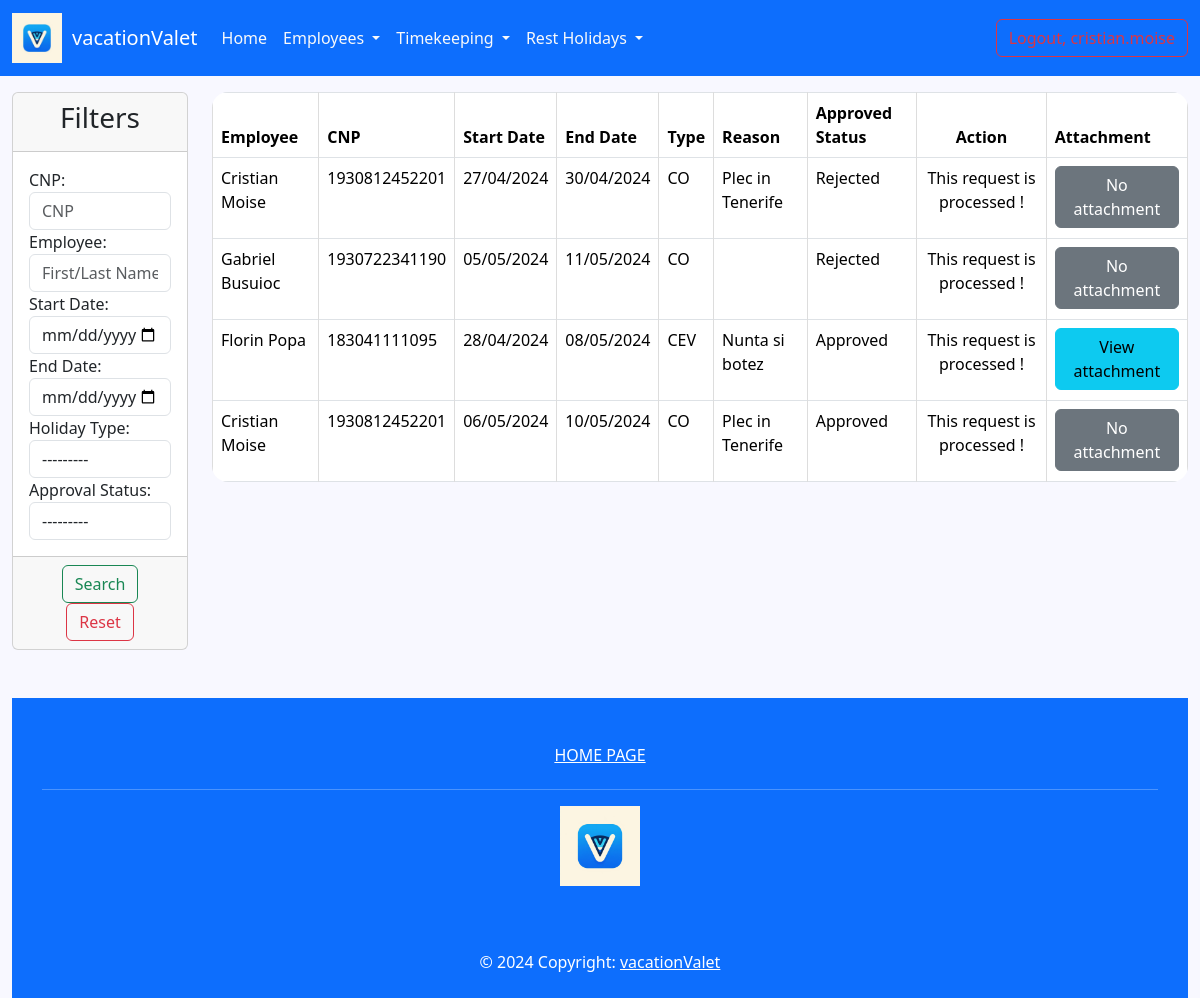
Before: /list_requests/ (signed in) with the older database file.
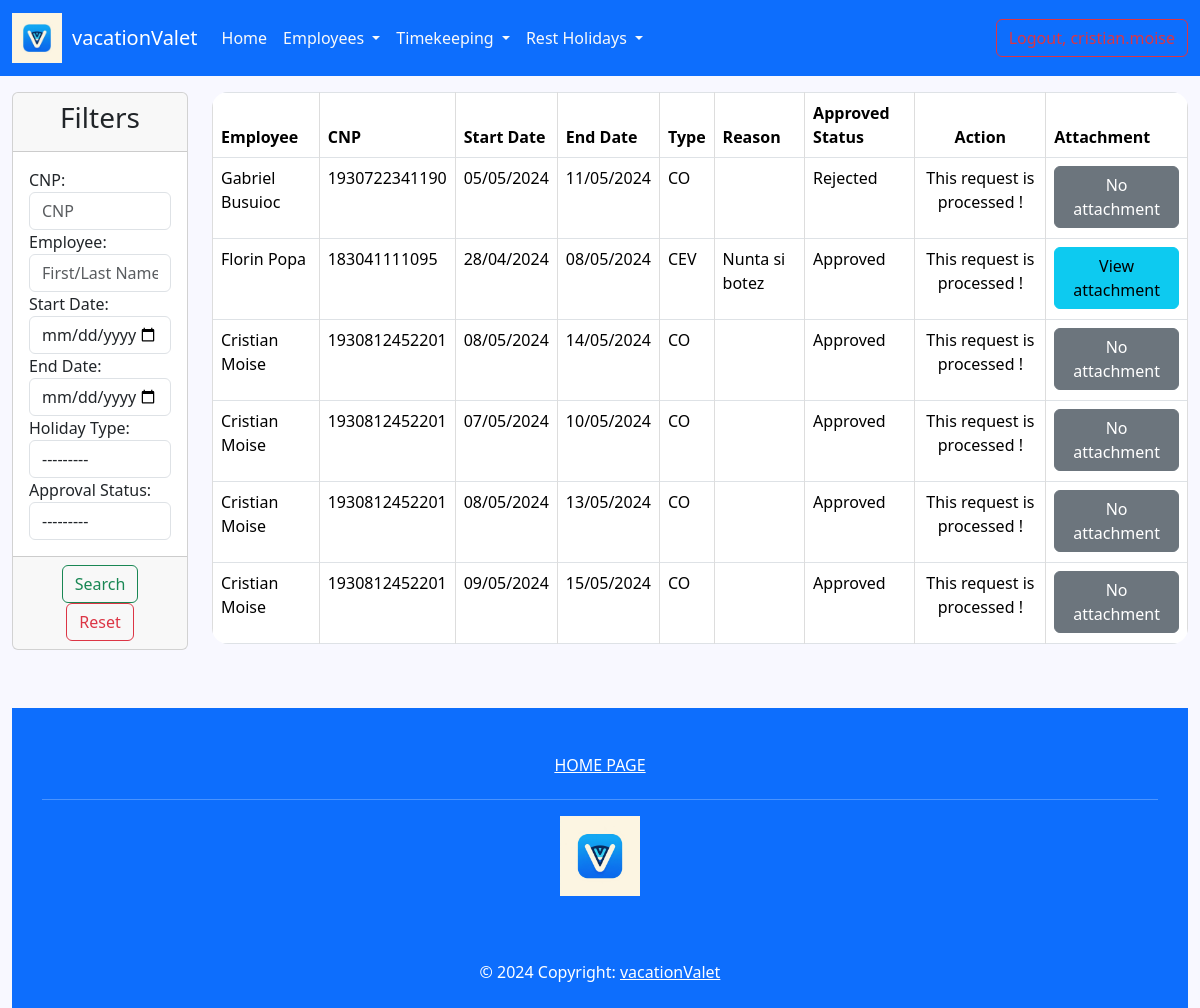
After: the same page with the newer database file.
### employee/models.py (models this page shows, shortened)
class HolidayRequest(models.Model):
    TYPE_CHOICES = (
        ('co', 'CO'),
        ('cev', 'CEV')
    )
    APPROVAL_CHOICES = (
        ('pending', 'Pending'),
        ('approved', 'Approved'),
        ('rejected', 'Rejected'),
    )
    employee = models.ForeignKey(Employee, on_delete=models.CASCADE)
    start_date = models.DateField()
    end_date = models.DateField()
    type = models.CharField(max_length=50, choices=TYPE_CHOICES)
    attachment = models.FileField(upload_to='holiday_request/', null=True, blank=True)
    reason = models.TextField(null=True, blank=True)
    approval_status = models.CharField(max_length=50, choices=APPROVAL_CHOICES, default='pending')

class Employee(AbstractUser):
    GENDER_OPTIONS = (
        ('male', 'Male'),
        ('female', 'Female')
    )
    cnp = models.IntegerField(blank=False, null=True, unique=True)
    gender = models.CharField(max_length=6, choices=GENDER_OPTIONS, null=True)
    birth_date = models.DateField(null=True, blank=False)
    departament = models.ForeignKey(Department, on_delete=models.CASCADE, null=True)
    start_date = models.DateField(null=True)
    end_date = models.DateField(null=True, blank=True)
    notice_date = models.DateField(null=True, blank=True)
    address = models.TextField(blank=True, null=True)
    is_supervisor = models.BooleanField(default=False, blank=True, null=True)
    days_off = models.IntegerField(blank=True, null=True)
    created_at = models.DateTimeField(auto_now_add=True)
    updated_at = models.DateTimeField(auto_now=True)
    @property
    def is_supervisor(self):
        return Department.objects.filter(supervisor=self).exists()

### employee/views.py (the view)
# urls.py: path('list_requests/', views.HolidayRequestListView.as_view(), name='list-requests'),
class HolidayRequestListView(LoginRequiredMixin, ListView):
    template_name = 'rest_holidays/holiday_request_list.html'
    model = HolidayRequest
    context_object_name = 'holiday_requests'
    def get_queryset(self):
        if self.request.user.is_superuser:
            return HolidayRequest.objects.all()
        else:
            departaments = Department.objects.filter(supervisor=self.request.user)
            members = Employee.objects.filter(department__in=departaments)
            requests = HolidayRequest.objects.filter(employee__in=members)
            return requests
    def get_context_data(self, **kwargs):
        data = super().get_context_data(**kwargs)
        requests = HolidayRequest.objects.all()
        myfilter = HolidayFilter(self.request.GET, queryset=requests)
        requests = myfilter.qs
        data['holiday_requests'] = requests
        data['filter'] = myfilter.form
        return data

### templates/rest_holidays/holiday_request_list.html (shortened to what this page needs)
{% extends 'base.html' %}
{% load static %}
{% block head %}
    <link rel="stylesheet" type="text/css" href="{% static 'css/add_leave_request/approve_leave_request.css' %}">
{% endblock %}
{% block content %}
    <div class="container-fluid">
        <div class="row">
            <div class="col-md-2 gy-3">
                <div class="card">
                    <div class="card-header">
                        <h3 class="text-center">Filters</h3>
                    </div>
                    <form method="get">
                        <div class="card-body">
                            {{ filter }}
                        </div>
                        <div class="card-footer text-center">
                            <button type="submit" class="btn btn-outline-success">Search</button>
                            <a href="{% url 'list-requests' %}" class="btn btn-outline-danger">Reset</a>
                        </div>
                    </form>
                </div>
            </div>
            <div class="col-md-10 gy-3">
                <table class="table table-bordered rounded-table">
                    <thead>
                    <tr>
                        <th>Employee</th>
                        <th>CNP</th>
                        <th>Start Date</th>
                        <th>End Date</th>
                        <th>Type</th>
                        <th>Reason</th>
                        <th>Approved Status</th>
                        <th class="text-center">Action</th>
                        <th>Attachment</th>
                    </tr>
                    </thead>
                    <tbody>
                    {% for holiday in holiday_requests %}
                        <tr>
                            <td>{{ holiday.employee.first_name }} {{ holiday.employee.last_name }}</td>
                            <td>{{ holiday.employee.cnp }}</td>
                            <td>{{ holiday.start_date|date:'d/m/Y' }}</td>
                            <td>{{ holiday.end_date|date:'d/m/Y' }}</td>
                            <td>
                                {% for option in holiday.TYPE_CHOICES %}
                                    {% if option.0 == holiday.type %}
                                        {{ option.1 }}
                                    {% endif %}
                                {% endfor %}
                            </td>
                            <td>{{ holiday.reason }}</td>
                            <td>
                                {% for option in holiday.APPROVAL_CHOICES %}
                                    {% if option.0 == holiday.approval_status %}
                                        {{ option.1 }}
                                    {% endif %}
                                {% endfor %}
                            </td>
                            <td class="text-center">
                                    {% if holiday.approval_status == 'pending' %}
                                        <form method="post" action="{% url 'approve-request' %}">
                                            {% csrf_token %}
                                            <input type="hidden" name="id" value="{{ holiday.id }}">
                                            <button type="submit" class="btn btn-success btn-approve" name="approve"
                                                    value="1">
                                                Approve
                                            </button>
                                            <button type="submit" class="btn btn-danger btn-reject" name="reject" value="1">
                                                Reject
                                            </button>
                                        </form>
                                    {% else %}
                                        <p>This request is processed ! </p>
                                    {% endif %}
                            </td>
                            <td>
                                {% if holiday.attachment %}
                                    <a href="{{ holiday.attachment.url }}" target="_blank" class="btn btn-info">View attachment</a>
                                {% else %}
                                    <a class="btn btn-secondary">No attachment</a>
                                {% endif %}
                            </td>
                        </tr>
                        </tbody>
                    {% endfor %}
                </table>
            </div>
{% endblock %}

### templates/base.html (shortened to what this page needs)
{% load static %}
<!DOCTYPE html>
<html lang="en">
<head>
    {% block head %} {% endblock %}
    <link href="https://cdn.jsdelivr.net/npm/bootstrap@5.3.3/dist/css/bootstrap.min.css" rel="stylesheet"
>
</head>
<body style="background-color: ghostwhite">
{% include 'navbar.html' %}
{% block content %} {% endblock %}
</body>
<div>
    <footer class="text-center text-white bg-primary" style="height: 300px">
        <div class="container">
            <section class="mt-5">
                <div class="row text-center d-flex justify-content-center pt-5">
                    <div class="col-md-2">
                        <h6 class="text-uppercase font-weight-bold">
                            <a href="{% url 'home_page' %}" class="text-white">Home Page</a>
                        </h6>
                    </div>
                </div>
            </section>
            <hr class="my-3"/>
            <section class="mb-5">
                <img src="{% static "images/vacation_valet_logo.jpeg" %}" width="80" height="80" alt="No Image">
            </section>
        </div>
        <div
                class="text-center p-3 bg-primary"
        >
            © 2024 Copyright:
            <a class="text-white" href="https://vacationvalet.pythonanywhere.com/"
            >vacationValet</a
            >
        </div>
    </footer>
</div>
</html>

### templates/navbar.html (shortened to what this page needs)
{% load static %}
<link rel="stylesheet" type="text/css" href="{% static 'css/navbar/navbar.css' %}">
<nav class="navbar navbar-expand-lg bg-primary">
    <div class="container-fluid">
        <a class="navbar-brand" style="display: flex; align-items: center;">
            <img src="{% static "images/vacation_valet_logo.jpeg" %}" width="50" height="50"
                 class="d-inline-block align-text-center m-0 p-0" alt="Logo">
            <span style="margin-left: 10px; color:white;">vacationValet</span>
        </a>
        {% if user.is_authenticated %}
        <div class="collapse navbar-collapse" id="navbarSupportedContent">
            <ul class="navbar-nav me-auto mb-2 mb-lg-0">
                <li class="nav-item">
                    <a class="nav-link active text-light" aria-current="page" href="{% url 'home_page' %}">Home</a>
                </li>
                <li class="nav-item dropdown">
                    <a class="nav-link dropdown-toggle text-light" href="#" role="button" data-bs-toggle="dropdown"
                       aria-expanded="false">
                        Employees
                    </a>
                </li>
                <li class="nav-item dropdown">
                    <a class="nav-link dropdown-toggle text-light" href="#" role="button" data-bs-toggle="dropdown"
                       aria-expanded="false">
                        Timekeeping
                    </a>
                </li>
                <li class="nav-item dropdown">
                    <a class="nav-link dropdown-toggle text-light" href="#" role="button" data-bs-toggle="dropdown"
                       aria-expanded="false">
                        Rest Holidays
                    </a>
                </li>
            </ul>
                <form method="POST" action="{% url 'logout' %}">
                    <button type="submit" class="btn btn-outline-danger" id="logout">Logout, {{ user.username }}</button>
                </form>
            {% else %}
                <div>
                    <a href="{% url 'login' %}" class="btn btn-light">Login</a>
                </div>
            {% endif %}
        </div>
    </div>
</nav>

### static/css/add_leave_request/approve_leave_request.css (style rules this page uses)
.rounded-table { border-collapse: collapse; width: 100%; }
.rounded-table th, .rounded-table td { border: 1px solid #dddddd; text-align: left; padding: 8px; }
.rounded-table th { background-color: #f2f2f2; }
.rounded-table { border-radius: 1rem; overflow: hidden; }

Changed rows visible on the page:
removed HolidayRequest: employee.first_name "Cristian", employee.last_name "Moise", employee.cnp "1930812452201", start_date "27/04/2024", end_date "30/04/2024", option "CO", reason "Plec in Tenerife", option "Rejected", approval_status "This request is processed !", attachment "No attachment"
removed HolidayRequest: employee.first_name "Cristian", employee.last_name "Moise", employee.cnp "1930812452201", start_date "06/05/2024", end_date "10/05/2024", option "CO", reason "Plec in Tenerife", option "Approved", approval_status "This request is processed !", attachment "No attachment"
added HolidayRequest: employee.first_name "Cristian", employee.last_name "Moise", employee.cnp "1930812452201", start_date "08/05/2024", end_date "14/05/2024", option "CO", option "Approved", approval_status "This request is processed !", attachment "No attachment"
added HolidayRequest: employee.first_name "Cristian", employee.last_name "Moise", employee.cnp "1930812452201", start_date "07/05/2024", end_date "10/05/2024", option "CO", option "Approved", approval_status "This request is processed !", attachment "No attachment"
added HolidayRequest: employee.first_name "Cristian", employee.last_name "Moise", employee.cnp "1930812452201", start_date "08/05/2024", end_date "13/05/2024", option "CO", option "Approved", approval_status "This request is processed !", attachment "No attachment"
added HolidayRequest: employee.first_name "Cristian", employee.last_name "Moise", employee.cnp "1930812452201", start_date "09/05/2024", end_date "15/05/2024", option "CO", option "Approved", approval_status "This request is processed !", attachment "No attachment"
